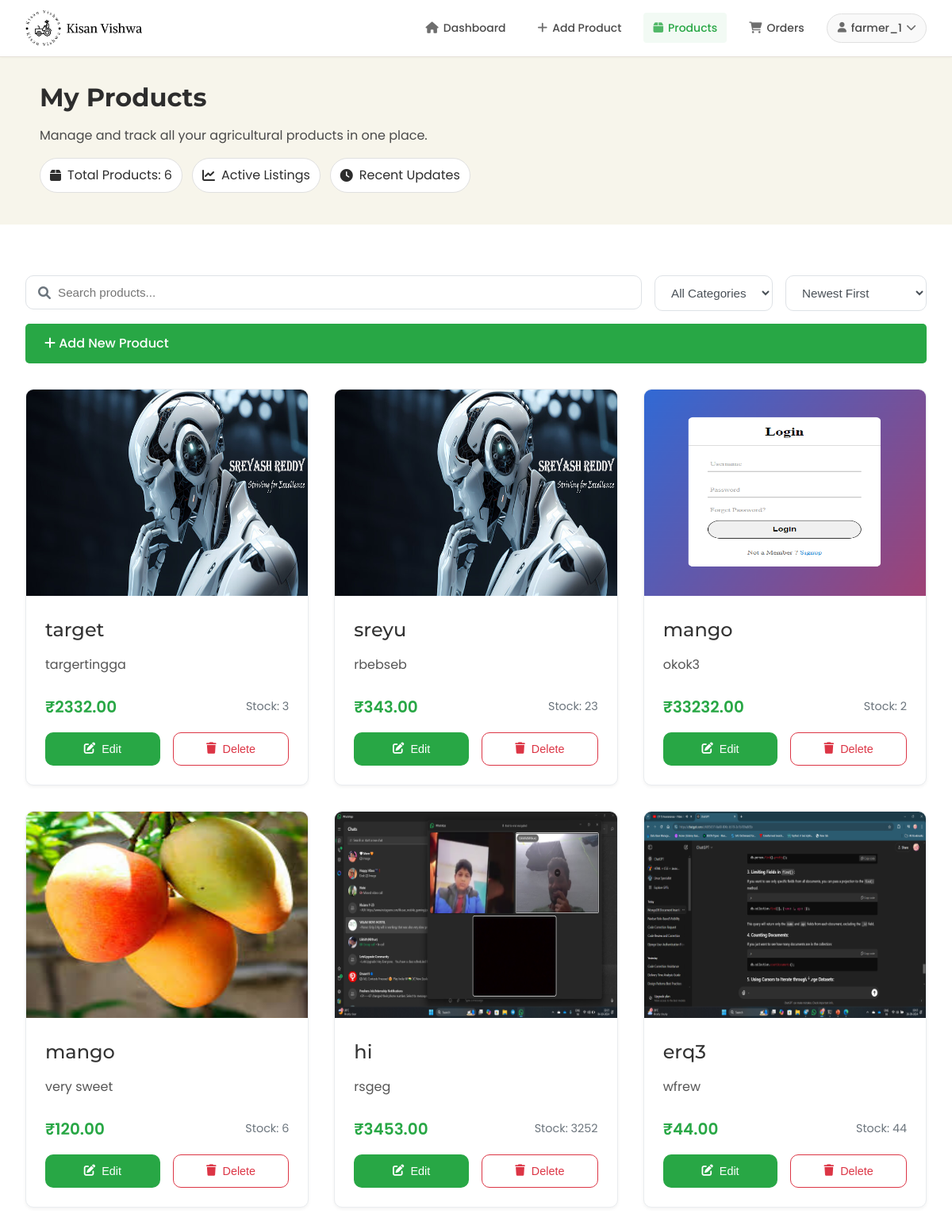
Page /products/my_products/ (signed in) on the committed database.
### product_app/models.py (models this page shows)
class Product(models.Model):
    CATEGORY_CHOICES = [
        ('vegetables', 'Vegetables'),
        ('fruits', 'Fruits'),
        ('grains', 'Grains'),
        ('dairy', 'Dairy'),
        ('other', 'Other')
    ]
    name = models.CharField(max_length=200)
    category = models.CharField(max_length=100, choices=CATEGORY_CHOICES, default='other')
    price = models.DecimalField(max_digits=10, decimal_places=2)
    quantity = models.IntegerField()
    description = models.TextField()
    image = models.ImageField(
        upload_to='products/',
        default='images/productnotuploaded.jpg',
        blank=True
    )
    farmer = models.ForeignKey(User, on_delete=models.CASCADE)
    created_at = models.DateTimeField(auto_now_add=True)
    updated_at = models.DateTimeField(auto_now=True)

### product_app/views.py (the view)
# urls.py: path('my_products/', my_products, name='my_products'),
@login_required
def my_products(request):
    products = Product.objects.filter(farmer=request.user).order_by('-created_at')
    return render(request, 'my_products.html', {'products': products})

### customer_app/context_processors.py (called while the page is built)
def wishlist_and_cart_counts(request):
    if request.user.is_authenticated:
        wishlist_count = Wishlist.objects.filter(user=request.user).count()
        cart_items_count = CartItem.objects.filter(user=request.user).count()
    else:
        wishlist_count = 0
        cart_items_count = 0
    return {
        'wishlist_count': wishlist_count,
        'cart_items_count': cart_items_count,
    }

### product_app/templates/my_products.html (shortened to what this page needs)
{% load static %}
{% block extra_css %}
    <link rel="stylesheet" type="text/css" href="{% static 'css/farmerdesign.css' %}">
    <link rel="stylesheet" type="text/css" href="{% static 'css/my_product.css' %}">
    <link rel="stylesheet" href="https://cdnjs.cloudflare.com/ajax/libs/font-awesome/6.0.0/css/all.min.css">
{% endblock %}
    <header class="header">
        <div class="logo">
            <img src="{% static 'images/kisan_vishwa_logo.png' %}" alt="Kisan Vishwa Logo">
        </div>
        {% include 'NavBar/FarmerNavBar.html' %}
    </header>
    <section class="hero">
        <div class="hero-content">
            <h1>My Products</h1>
            <p>Manage and track all your agricultural products in one place.</p>
            <div class="hero-features">
                <span class="feature"><i class="fas fa-box"></i> Total Products: {{ products.count }}</span>
                <span class="feature"><i class="fas fa-chart-line"></i> Active Listings</span>
                <span class="feature"><i class="fas fa-clock"></i> Recent Updates</span>
            </div>
        </div>
    </section>
    <main class="main-content">
        <div class="products-controls">
            <div class="search-filter">
                <div class="search-box">
                    <i class="fas fa-search"></i>
                    <input type="text" placeholder="Search products..." id="searchInput">
                </div>
                <div class="filter-options">
                    <select id="categoryFilter">
                        <option value="">All Categories</option>
                    </select>
                    <select id="sortFilter"
                            name="sort"
                            hx-get="{% url 'sort_products' %}"
                            hx-target="#productsGrid"
                            hx-trigger="change"
                            hx-indicator="#loadingOverlay">
                        <option value="newest">Newest First</option>
                    </select>
                </div>
            </div>
            <a href="{% url 'add_product' %}" class="add-product-btn">
                <i class="fas fa-plus"></i> Add New Product
            </a>
        </div>
        <div id="productsGrid" class="products-grid">
            {% include 'product_grid_partial.html' with products=products %}
        </div>
    </main>

### templates/NavBar/FarmerNavBar.html (shortened to what this page needs)
{% load static %}
{% if user.is_authenticated and user.farmerprofile %}
<nav class="nav-menu">
    <ul class="nav-links">
        <li>
            <a href="{% url 'farmer_dashboard' %}" class="nav-link {% if request.resolver_match.url_name == 'farmer_dashboard' %}active{% endif %}">
                <i class="fas fa-home"></i>
                <span>Dashboard</span>
            </a>
        </li>
        <li>
            <a href="{% url 'add_product' %}" class="nav-link {% if request.resolver_match.url_name == 'add_product' %}active{% endif %}">
                <i class="fas fa-plus"></i>
                <span>Add Product</span>
            </a>
        </li>
        <li>
            <a href="{% url 'my_products' %}" class="nav-link {% if request.resolver_match.url_name == 'my_products' %}active{% endif %}">
                <i class="fas fa-box"></i>
                <span>Products</span>
            </a>
        </li>
        <li>
            <a href="#" class="nav-link">
                <i class="fas fa-shopping-cart"></i>
                <span>Orders</span>
            </a>
        </li>
        <li class="profile-menu">
            <a href="#" class="nav-link profile-toggle">
                <i class="fas fa-user"></i>
                <span>{{ user.username|truncatechars:12 }}</span>
                <i class="fas fa-chevron-down"></i>
            </a>
        </li>
    </ul>
</nav>
{% endif %}

### product_app/templates/product_grid_partial.html (shortened to what this page needs)
{% for product in products %}
    <div class="product-card" data-category="{{ product.category }}">
        <div class="product-image">
            {% if product.image %}
                <img src="{{ product.image.url }}" alt="{{ product.name }}" loading="lazy">
            {% else %}
                <div class="no-image">
                    <i class="fas fa-image"></i>
                </div>
            {% endif %}
        </div>
        <div class="product-content">
            <h3 class="product-title">{{ product.name }}</h3>
            <p class="product-description">{{ product.description|truncatechars:100 }}</p>
            <div class="product-details">
                <span class="price">₹{{ product.price }}</span>
                <span class="stock">Stock: {{ product.quantity }}</span>
            </div>
            <div class="product-actions">
                <button class="edit-btn" onclick="openEditModal('{{ product.id }}')">
                    <i class="fas fa-edit"></i> Edit
                </button>
                <button class="delete-btn" onclick="confirmDelete('{{ product.id }}')">
                    <i class="fas fa-trash"></i> Delete
                </button>
            </div>
        </div>
    </div>
{% endfor %}

### static/css/farmerdesign.css (style rules this page uses)
* { margin: 0; padding: 0; box-sizing: border-box; }
.header { background-color: var(--white); padding: 0.8rem 2rem; display: flex; justify-content: space-between; align-items: center; border-bottom: 1px solid #E5E0D8; box-shadow: none; position: sticky; top: 0; z-index: 1000; }
.logo img { height: 45px; width: auto; transition: transform 0.2s ease; }
.nav-menu { display: flex; align-items: center; height: 45px; }
.nav-links { display: flex; list-style: none; gap: 1rem; margin: 0; padding: 0; align-items: center; }
.nav-link { color: var(--text-gray); text-decoration: none; font-family: 'Poppins', sans-serif; font-size: 0.875rem; font-weight: 500; padding: 0.5rem 0.75rem; border-radius: 4px; transition: all 0.2s ease; display: flex; align-items: center; gap: 6px; }
.nav-link i { font-size: 0.9rem; opacity: 0.8; }
.profile-menu { position: relative; }
.profile-menu .nav-link { display: flex; align-items: center; gap: 6px; background-color: var(--light-gray); padding: 0.4rem 0.8rem; border-radius: 25px; border: 1px solid var(--border-color); }
.profile-menu .nav-link i { font-size: 0.8rem; transition: transform 0.2s ease; }
.main-content { max-width: 1600px; margin: 2rem auto; padding: 0 2rem; }
.read-more-btn, .add-product-btn { display: inline-block; padding: 0.75rem 1.5rem; background-color: var(--forest-green); color: var(--white); text-decoration: none; border-radius: 5px; transition: background-color 0.3s; border: none; cursor: pointer; font-weight: 500; width: 100%; }
.hero { position: relative; padding: 25px 50px; background-color: #F7F5EB; color: var(--text-primary); display: flex; justify-content: space-between; align-items: center; margin-bottom: 2rem; overflow: hidden; }
.hero-content { max-width: 600px; z-index: 2; }
.hero h1 { font-family: 'Montserrat', sans-serif; font-size: 2rem; font-weight: 700; margin-bottom: 10px; color: var(--text-primary); }
.hero p { font-size: 1rem; font-weight: 400; margin-bottom: 1rem; color: var(--text-gray); }
.hero-features { display: flex; gap: 12px; margin-bottom: 15px; flex-wrap: wrap; }
.feature { display: flex; align-items: center; gap: 8px; background-color: var(--white); border: 1px solid var(--border-color); padding: 8px 12px; border-radius: 25px; transition: all 0.3s ease; color: var(--text-primary); }
.nav-link.active { color: var(--forest-green); background-color: rgba(40, 167, 69, 0.06); font-weight: 500; }
.header { background-color: var(--white); padding: 0.8rem 2rem; box-shadow: 0 1px 4px rgba(0, 0, 0, 0.03); }
.nav-links { gap: 1rem; }
.nav-link { font-size: 0.875rem; padding: 0.5rem 0.75rem; border-radius: 4px; display: flex; align-items: center; gap: 6px; color: var(--text-gray); }
.profile-menu .nav-link { background-color: var(--light-gray); border: 1px solid var(--border-color); padding: 0.4rem 0.8rem; }
.nav-link.active { background-color: rgba(40, 167, 69, 0.06); font-weight: 500; }

### rows in the picture
Product: image (picture), name "target", description "targertingga", price "2332.00", quantity "3"
Product: image (picture), name "sreyu", description "rbebseb", price "343.00", quantity "23"
Product: image (picture), name "mango", description "okok3", price "33232.00", quantity "2"
Product: image (picture), name "mango", description "very sweet", price "120.00", quantity "6"
Product: image (picture), name "hi", description "rsgeg", price "3453.00", quantity "3252"
Product: image (picture), name "erq3", description "wfrew", price "44.00", quantity "44"

### other values in the picture
{{ user.username|truncatechars:12 }} "farmer_1"
{{ products.count }} "6"
